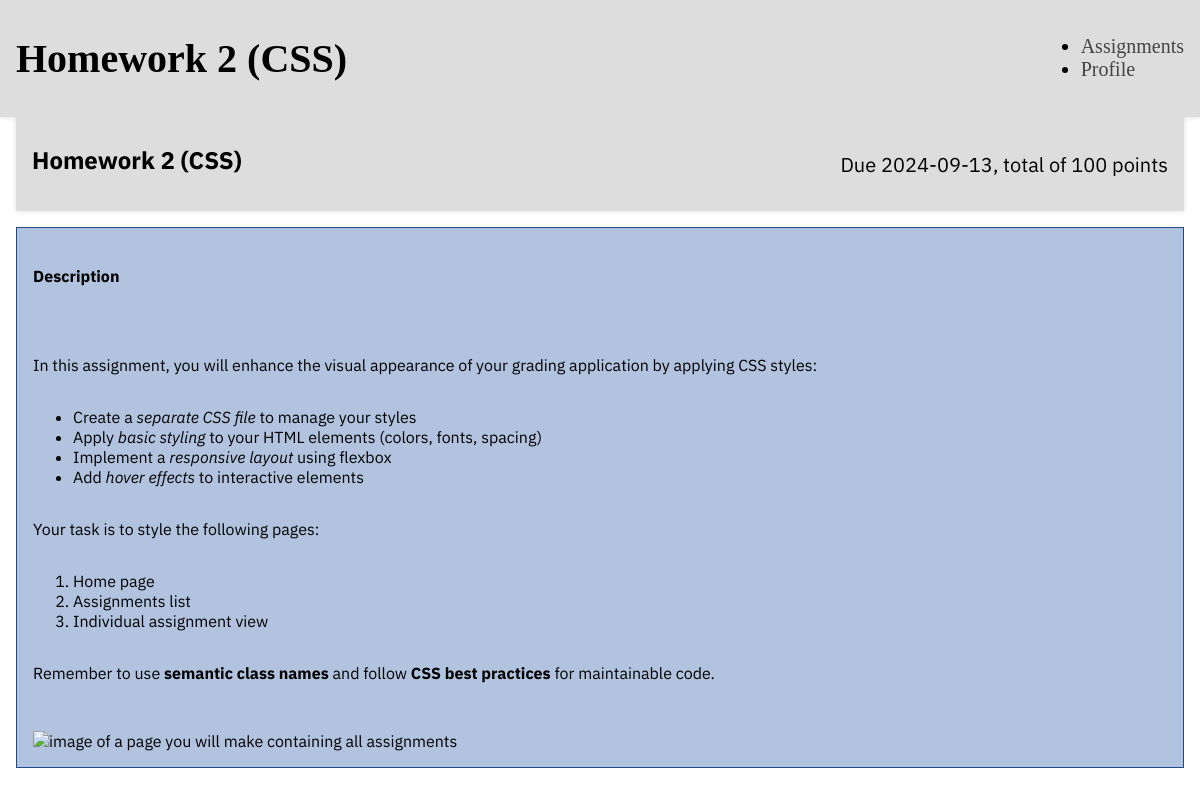
The app's page /3/ (signed in) with its own data.
### grades/models.py (models this page shows)
class Assignment(models.Model):
    title = models.CharField(max_length=199)
    description = models.TextField(null=True, blank=True)
    deadline = models.DateTimeField()
    weight = models.IntegerField()
    points = models.IntegerField(default=100)

### grades/views.py (the view, shortened to what this page needs)
# urls.py: path('<int:assignment_id>/', views.assignment),
@login_required
def assignment(request, assignment_id):
    assignment = get_object_or_404(Assignment, id=assignment_id)
    user = request.user
    is_student = user.groups.filter(name="Students").exists() or not user.is_authenticated
    is_ta = user.groups.filter(name="TAs").exists()
    is_admin = user.is_superuser
    percentage_score = None
    alice_submission = None
    total_submissions = assignment.submission_set.count()
    total_students = User.objects.filter(groups__name="Students").count()
    if is_admin:
        user_submissions = total_submissions
    elif is_ta:
        user_submissions = Submission.objects.filter(assignment=assignment, grader=user).count()
    else:
        user_submissions = None
    context = {
        "assignment": assignment,
        "alice_submission": alice_submission,
        "total_submissions": total_submissions,
        "user_submissions": user_submissions,
        "total_students": total_students,
        "is_student": is_student,
        "percentage_score": percentage_score,
    }
    return render(request, "assignment.html", context)

### grades/templates/assignment.html (shortened to what this page needs)
<!doctype html>
<link rel="stylesheet" href="/static/main.css">
{% include "header.html" with title=assignment.title %}
<main>
    <header>
        <h2>{{ assignment.title }}</h2>
        <p>Due {{ assignment.deadline|date:"Y-m-d" }}, total of {{ assignment.points }} point{{ assignment.points|pluralize }}</p>
    </header>
    <section class="action-card">
        <h4>Description</h4>
        <p>{{ assignment.description|safe }}</p>
        <img src="/static/assignments.png" alt="image of a page you will make containing all assignments">
    </section>
</main>

### grades/templates/header.html (shortened to what this page needs)
<header>
    <h1>{{ title }}</h1>
    <nav class="navigation-banner">
        <ul>
            <li><a href="/">Assignments</a></li>
            <li><a href="/profile/">Profile</a></li>
        </ul>
    </nav>
</header>

### static/main.css (style rules this page uses)
main { font-family: 'IBM Plex Sans', sans-serif; line-height: 1.25; padding: 0 1rem; margin-bottom: 1rem; }
header { font-size: 1.25rem; background-color: #ddd; box-shadow: 0 0 5px #ddd; padding: 0.5rem 1rem; display: flex; justify-content: space-between; align-items: center; }
header h1 { font-weight: bold; margin-right: 1rem; }
header nav a { color: #444; font-weight: normal; text-decoration: none; gap: 1rem; }
h2 { font-size: 1.5rem; border-bottom: 1px solid #ddd; padding-bottom: 0.5rem; }
header { background-color: #ddd; box-shadow: 0 0 5px #ddd; padding: 0.5rem 1rem; }
header h1 { font-weight: bold; color: black; }
.action-card { border: 1px solid #204a87; background-color: #b1c3de; padding: 1rem; margin-top: 1rem; display: flex; flex-direction: column; justify-content: space-between; }

### records on screen
Assignment: title "Homework 2 (CSS)", deadline "2024-09-13", points "100", description "In this assignment, you will enhance the visual appearance of your grading application by applying CSS styles: Create a separate CSS file to manage your styles Apply basic styling to your HTML elements (colors, fonts, spacing) Implement a responsive layout using flexbox Add hover effects to interactive elements Your task is to style the following pages: Home page Assignments list Individual assignment view Remember to use semantic class names and follow CSS best practices for maintainable code."
